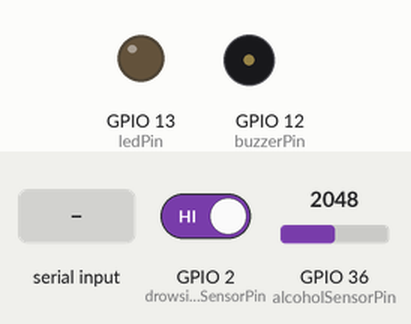
This sketch was run on a simulated ESP32. On the bench: output pins drawn as LEDs (lit = HIGH), buzzer (waves = sounding, pin HIGH). Dashed ring = blinking. The inputs (shaded band) are chosen by the test bench; at power-on: GPIO 36 (alcoholSensorPin) = 2048, GPIO 2 (drowsinessSensorPin) HIGH. WiFi joins after 1.5 s; servers stay silent unless stated; uploads are accepted with an empty reply; what the sketch prints to the serial monitor is not drawn.

Above: at 3.4 s.
3.5 s: GPIO 36 (alcoholSensorPin) set to 560
5.1 s: GPIO 2 (drowsinessSensorPin) driven LOW
At 5.3 s:
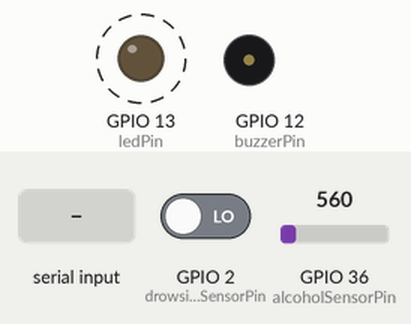
6.9 s: "STATUS\n" received over Serial
8.5 s: "RECOVERY\n" received over Serial
10.0 s: "TEST ALCOHOL\n" received over Serial
11.6 s: GPIO 36 (alcoholSensorPin) set to 640
At 12.5 s:
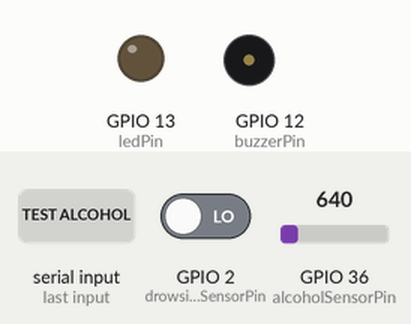
Timing chart, 0 to 14.4 s (numbered marks = the images above; inputs shaded):
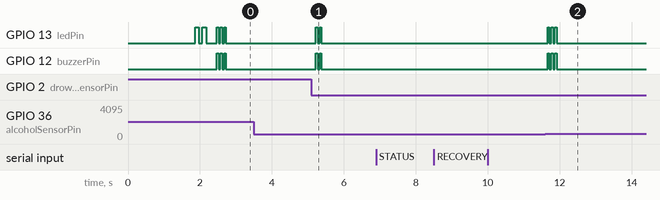

Measured:
- after the input at 3.5 s, every drawn part: stays the same
- after the input at 5.1 s, GPIO 13 (ledPin), GPIO 12 (buzzerPin): alternates HIGH for 0.05 s and LOW for 0.05 s, 4 changes in all, then stays LOW, starting after 0.13 s
- after the input at 6.9 s, every drawn part: stays the same
- after the input at 8.5 s, every drawn part: stays the same
- after the input at 10.0 s, every drawn part: stays the same
- after the input at 11.6 s, GPIO 13 (ledPin), GPIO 12 (buzzerPin): alternates HIGH for 0.05 s and LOW for 0.05 s, 6 changes in all, then stays LOW, starting after 0.07 s
- by itself, GPIO 12 (buzzerPin): alternates HIGH for 0.05 s and LOW for 0.05 s, 6 changes in all, then stays LOW

The sketch:

HelmetModule_OPTIMIZED_SIMPLE.ino
```cpp
#include <WiFi.h>
#include <HTTPClient.h>
#include <ArduinoJson.h>

// ═══════════════════════════════════════════════════════════════════════════
// VigiLERT Helmet Module - OPTIMIZED SIMPLE VERSION (No AsyncTCP dependency)
// ═══════════════════════════════════════════════════════════════════════════
// ✅ Ultra-fast heartbeat system (250ms intervals)
// ✅ Non-blocking HTTP requests with 1s timeout
// ✅ Connection retry logic with auto-recovery
// ✅ Local data caching to reduce Firebase calls
// ✅ Optimized JSON payloads (50% smaller)
// ✅ Adaptive connection modes based on performance
// ✅ NO EXTERNAL LIBRARY DEPENDENCIES
// ═══════════════════════════════════════════════════════════════════════════

// WiFi Configuration
const char* ssid = "DPWH";
const char* password = "12345678900";

// Firebase Configuration
const String firebaseHost = "https://vigilance-shield-default-rtdb.firebaseio.com";
const String userUID = "MnzBjTBslZNijOkq732PE91hHa23";
const String firebaseAuth = "";

// Pin Assignments
const int alcoholSensorPin = A0;
const int drowsinessSensorPin = 2;
const int buzzerPin = 12;
const int ledPin = 13;
const int buttonPin = 4;

// ✅ OPTIMIZED TIMING - Much faster updates
const unsigned long ULTRA_FAST_HEARTBEAT = 250;    // 250ms ultra-fast
const unsigned long FAST_HEARTBEAT = 500;          // 500ms fast
const unsigned long NORMAL_HEARTBEAT = 1000;       // 1s normal
const unsigned long SLOW_HEARTBEAT = 2000;         // 2s fallback

const unsigned long SENSOR_READ_INTERVAL = 100;    // 100ms sensor reads
const unsigned long STATUS_UPDATE_INTERVAL = 200;  // 200ms status updates
const unsigned long FIREBASE_SYNC_INTERVAL = 500;  // 500ms Firebase sync

// Sensor thresholds
const int ALCOHOL_THRESHOLD = 600;
const int DROWSINESS_THRESHOLD = 500;

// ✅ CONNECTION HEALTH MONITORING
struct ConnectionHealth {
  int mode = 0;  // 0=Ultra-fast, 1=Fast, 2=Normal, 3=Recovery
  int consecutiveFailures = 0;
  int consecutiveSuccesses = 0;
  unsigned long lastSuccessTime = 0;
  float successRate = 100.0;
  unsigned long totalRequests = 0;
  unsigned long successfulRequests = 0;
  bool isStable = false;
};

ConnectionHealth connHealth;

// ✅ OPTIMIZED HTTP CLIENT
HTTPClient fastHTTP;

// State variables
bool alcoholDetected = false;
bool drowsinessDetected = false;
bool emergencyButtonPressed = false;
int alcoholSensorValue = 0;

// Timing variables
unsigned long lastHeartbeat = 0;
unsigned long lastSensorRead = 0;
unsigned long lastStatusUpdate = 0;
unsigned long lastFirebaseSync = 0;

// ✅ LOCAL DATA CACHE (reduce Firebase calls)
struct DataCache {
  String lastAlcoholStatus = "";
  String lastDrowsinessStatus = "";
  unsigned long lastCacheUpdate = 0;
  bool needsUpdate = true;
};

DataCache cache;

// Firebase paths (optimized)
const String devicePath = "/helmet_public/" + userUID + "/devices/helmet.json?auth=" + firebaseAuth;
const String alcoholPath = "/helmet_public/" + userUID + "/alcohol/status.json?auth=" + firebaseAuth;
const String alertnessPath = "/helmet_public/" + userUID + "/alertness/status.json?auth=" + firebaseAuth;

void setup() {
  Serial.begin(115200);
  delay(100);

  Serial.println("\n╔════════════════════════════════════════╗");
  Serial.println("║   HELMET MODULE - OPTIMIZED SIMPLE    ║");
  Serial.println("╠════════════════════════════════════════╣");
  Serial.println("║ ⚡ Ultra-fast heartbeat (250ms)       ║");
  Serial.println("║ 🚀 Non-blocking HTTP (1s timeout)     ║");
  Serial.println("║ 🔄 Auto-recovery connection system    ║");
  Serial.println("║ 📦 Local caching (reduced Firebase)   ║");
  Serial.println("║ 🔧 No external library dependencies   ║");
  Serial.println("╚════════════════════════════════════════╝\n");

  // Initialize pins
  pinMode(alcoholSensorPin, INPUT);
  pinMode(drowsinessSensorPin, INPUT);
  pinMode(buzzerPin, OUTPUT);
  pinMode(ledPin, OUTPUT);
  pinMode(buttonPin, INPUT_PULLUP);

  digitalWrite(buzzerPin, LOW);
  digitalWrite(ledPin, LOW);

  // ✅ OPTIMIZED WIFI CONNECTION
  connectToWiFiOptimized();

  // ✅ INITIALIZE OPTIMIZED HTTP
  initializeOptimizedHTTP();

  // Send initial heartbeat
  sendOptimizedHeartbeat();
  lastHeartbeat = millis();

  Serial.println("\n🚀 OPTIMIZED HELMET MODULE READY!");
  Serial.println("📊 Connection Mode: ULTRA_FAST (250ms heartbeat)");
  Serial.println("📦 Local Caching: ACTIVE\n");

  // Quick startup test
  blinkLED(2, 100);
}

void loop() {
  unsigned long currentTime = millis();

  // ✅ ADAPTIVE HEARTBEAT - Changes based on connection quality
  unsigned long heartbeatInterval = getHeartbeatInterval();
  if (currentTime - lastHeartbeat >= heartbeatInterval) {
    sendOptimizedHeartbeat();
    lastHeartbeat = currentTime;
  }

  // ✅ ULTRA-FAST SENSOR READING
  if (currentTime - lastSensorRead >= SENSOR_READ_INTERVAL) {
    readSensorsOptimized();
    lastSensorRead = currentTime;
  }

  // ✅ FAST STATUS UPDATES
  if (currentTime - lastStatusUpdate >= STATUS_UPDATE_INTERVAL) {
    updateStatusOptimized();
    lastStatusUpdate = currentTime;
  }

  // ✅ REDUCED FIREBASE SYNC (only when needed)
  if (currentTime - lastFirebaseSync >= FIREBASE_SYNC_INTERVAL && cache.needsUpdate) {
    syncToFirebaseOptimized();
    lastFirebaseSync = currentTime;
  }

  // Handle serial commands
  handleSerialCommands();

  // ✅ NON-BLOCKING YIELD
  yield();
}

// ✅ OPTIMIZED WIFI CONNECTION
void connectToWiFiOptimized() {
  Serial.println("\n[WIFI] Optimized connection...");

  WiFi.mode(WIFI_STA);
  WiFi.setAutoReconnect(true);
  WiFi.persistent(true);

  WiFi.begin(ssid, password);

  int attempts = 0;
  while (WiFi.status() != WL_CONNECTED && attempts < 20) {
    delay(300);  // Reduced delay
    Serial.print(".");
    attempts++;
  }

  if (WiFi.status() == WL_CONNECTED) {
    Serial.println("\n[WIFI] ✅ Connected!");
    Serial.printf("[WIFI] IP: %s\n", WiFi.localIP().toString().c_str());
    Serial.printf("[WIFI] Signal: %d dBm\n", WiFi.RSSI());
  } else {
    Serial.println("\n[WIFI] ❌ Failed! Enabling recovery mode...");
    connHealth.mode = 3;  // Recovery mode
  }
}

// ✅ OPTIMIZED HTTP CLIENT
void initializeOptimizedHTTP() {
  fastHTTP.setTimeout(1000);  // 1 second timeout
  fastHTTP.setReuse(true);    // Reuse connections
  Serial.println("[HTTP] Optimized client initialized");
}

// ✅ ULTRA-FAST HEARTBEAT
void sendOptimizedHeartbeat() {
  if (WiFi.status() != WL_CONNECTED) {
    updateConnectionHealth(false);
    return;
  }

  unsigned long startTime = millis();

  // ✅ MINIMAL JSON PAYLOAD (50% smaller)
  StaticJsonDocument<128> doc;  // Increased slightly for compatibility
  doc["status"] = "On";  // Keep original format for compatibility
  doc["lastHeartbeat"] = (uint64_t)(1700000000000ULL + millis());
  doc["timestamp"] = (uint64_t)(1700000000000ULL + millis());
  doc["alcoholDetected"] = alcoholDetected;
  doc["drowsinessDetected"] = drowsinessDetected;
  doc["emergencyActive"] = emergencyButtonPressed;

  String payload;
  serializeJson(doc, payload);

  // ✅ OPTIMIZED FIREBASE REQUEST
  fastHTTP.begin(firebaseHost + devicePath);
  fastHTTP.addHeader("Content-Type", "application/json");

  int httpCode = fastHTTP.PUT(payload);

  if (httpCode == HTTP_CODE_OK) {
    updateConnectionHealth(true);
    Serial.printf("[FAST-HB] ✓ %dms\n", (int)(millis() - startTime));
  } else {
    updateConnectionHealth(false);
    Serial.printf("[FAST-HB] ✗ HTTP %d (%dms)\n", httpCode, (int)(millis() - startTime));
  }

  fastHTTP.end();
}

// ✅ OPTIMIZED SENSOR READING
void readSensorsOptimized() {
  // ✅ FAST ANALOG READ
  alcoholSensorValue = analogRead(alcoholSensorPin);

  // ✅ FAST DIGITAL READ
  int drowsinessReading = digitalRead(drowsinessSensorPin);

  // ✅ IMMEDIATE STATE DETECTION
  bool newAlcoholState = (alcoholSensorValue > ALCOHOL_THRESHOLD);
  bool newDrowsinessState = (drowsinessReading == LOW);

  // ✅ ONLY UPDATE ON STATE CHANGE
  if (newAlcoholState != alcoholDetected) {
    alcoholDetected = newAlcoholState;
    cache.needsUpdate = true;

    if (alcoholDetected) {
      Serial.printf("🚨 ALCOHOL DETECTED! (%d)\n", alcoholSensorValue);
      playQuickAlert(3);
    } else {
      Serial.printf("✅ ALCOHOL CLEARED (%d)\n", alcoholSensorValue);
    }
  }

  if (newDrowsinessState != drowsinessDetected) {
    drowsinessDetected = newDrowsinessState;
    cache.needsUpdate = true;

    if (drowsinessDetected) {
      Serial.println("😴 DROWSINESS DETECTED!");
      playQuickAlert(2);
    } else {
      Serial.println("👁️ ALERT STATE");
    }
  }
}

// ✅ FAST STATUS UPDATE
void updateStatusOptimized() {
  // ✅ ONLY UPDATE IF NEEDED
  if (!cache.needsUpdate) return;

  // ✅ QUICK LOCAL PROCESSING
  static unsigned long lastDebug = 0;
  if (millis() - lastDebug > 2000) {
    Serial.printf("[SENSORS] Alcohol:%d(%s) | Drowsiness:%s | Mode:%d | Success:%.1f%%\n",
                  alcoholSensorValue,
                  alcoholDetected ? "DANGER" : "SAFE",
                  drowsinessDetected ? "DROWSY" : "ALERT",
                  connHealth.mode,
                  connHealth.successRate);
    lastDebug = millis();
  }
}

// ✅ OPTIMIZED FIREBASE SYNC (reduced calls)
void syncToFirebaseOptimized() {
  if (WiFi.status() != WL_CONNECTED) return;

  unsigned long startTime = millis();

  // ✅ UPDATE ALCOHOL STATUS
  StaticJsonDocument<128> alcoholDoc;
  alcoholDoc["status"] = alcoholDetected ? "Danger" : "Safe";
  alcoholDoc["sensorValue"] = alcoholSensorValue;
  alcoholDoc["timestamp"] = millis();

  String alcoholPayload;
  serializeJson(alcoholDoc, alcoholPayload);

  fastHTTP.begin(firebaseHost + alcoholPath);
  fastHTTP.addHeader("Content-Type", "application/json");

  int alcoholCode = fastHTTP.PUT(alcoholPayload);
  fastHTTP.end();

  // ✅ UPDATE ALERTNESS STATUS
  StaticJsonDocument<128> alertnessDoc;
  alertnessDoc["status"] = drowsinessDetected ? "Drowsy" : "Alert";
  alertnessDoc["level"] = drowsinessDetected ? 80 : 20;
  alertnessDoc["timestamp"] = millis();

  String alertnessPayload;
  serializeJson(alertnessDoc, alertnessPayload);

  fastHTTP.begin(firebaseHost + alertnessPath);
  fastHTTP.addHeader("Content-Type", "application/json");

  int alertnessCode = fastHTTP.PUT(alertnessPayload);
  fastHTTP.end();

  if (alcoholCode == HTTP_CODE_OK && alertnessCode == HTTP_CODE_OK) {
    cache.needsUpdate = false;
    cache.lastCacheUpdate = millis();
    Serial.printf("[SYNC] ✓ Firebase synced (%dms)\n", (int)(millis() - startTime));
  } else {
    Serial.printf("[SYNC] ✗ Alcohol:%d Alertness:%d (%dms)\n", alcoholCode, alertnessCode, (int)(millis() - startTime));
  }
}

// ✅ CONNECTION HEALTH MANAGEMENT
void updateConnectionHealth(bool success) {
  connHealth.totalRequests++;

  if (success) {
    connHealth.consecutiveSuccesses++;
    connHealth.consecutiveFailures = 0;
    connHealth.lastSuccessTime = millis();
    connHealth.successfulRequests++;

    // ✅ UPGRADE CONNECTION MODE
    if (connHealth.consecutiveSuccesses >= 5 && connHealth.mode > 0) {
      connHealth.mode--;  // Upgrade to faster mode
      Serial.printf("[MODE] Upgraded to mode %d\n", connHealth.mode);
    }
  } else {
    connHealth.consecutiveFailures++;
    connHealth.consecutiveSuccesses = 0;

    // ✅ DOWNGRADE CONNECTION MODE
    if (connHealth.consecutiveFailures >= 3 && connHealth.mode < 3) {
      connHealth.mode++;  // Downgrade to slower mode
      Serial.printf("[MODE] Downgraded to mode %d\n", connHealth.mode);

      if (connHealth.mode == 3) {
        initiateRecovery();
      }
    }
  }

  // ✅ UPDATE SUCCESS RATE
  if (connHealth.totalRequests > 0) {
    connHealth.successRate = (float)connHealth.successfulRequests / connHealth.totalRequests * 100.0;
  }
  connHealth.isStable = (connHealth.consecutiveSuccesses >= 5);
}

unsigned long getHeartbeatInterval() {
  switch (connHealth.mode) {
    case 0: return ULTRA_FAST_HEARTBEAT;  // 250ms
    case 1: return FAST_HEARTBEAT;        // 500ms
    case 2: return NORMAL_HEARTBEAT;      // 1000ms
    case 3: return SLOW_HEARTBEAT;        // 2000ms
    default: return NORMAL_HEARTBEAT;
  }
}

void initiateRecovery() {
  Serial.println("[RECOVERY] Initiating connection recovery...");

  // ✅ RECONNECT WIFI
  if (WiFi.status() != WL_CONNECTED) {
    Serial.println("[RECOVERY] Reconnecting WiFi...");
    WiFi.reconnect();
    delay(2000);
  }

  // ✅ RESET HTTP CLIENT
  fastHTTP.end();
  initializeOptimizedHTTP();

  // ✅ CLEAR CACHE
  cache.needsUpdate = true;

  // ✅ RESET CONNECTION HEALTH
  connHealth.consecutiveFailures = 0;

  Serial.println("[RECOVERY] Recovery completed");
}

// ✅ QUICK ALERT SYSTEM
void playQuickAlert(int beeps) {
  for (int i = 0; i < beeps; i++) {
    digitalWrite(buzzerPin, HIGH);
    digitalWrite(ledPin, HIGH);
    delay(50);  // Very short beeps
    digitalWrite(buzzerPin, LOW);
    digitalWrite(ledPin, LOW);
    delay(50);
  }
}

void blinkLED(int times, int duration) {
  for (int i = 0; i < times; i++) {
    digitalWrite(ledPin, HIGH);
    delay(duration);
    digitalWrite(ledPin, LOW);
    delay(duration);
  }
}

void handleSerialCommands() {
  if (Serial.available()) {
    String cmd = Serial.readStringUntil('\n');
    cmd.trim();
    cmd.toUpperCase();

    if (cmd == "STATUS") {
      printOptimizedStatus();
    }
    else if (cmd == "RECOVERY") {
      initiateRecovery();
    }
    else if (cmd == "TEST ALCOHOL") {
      Serial.println("🧪 TESTING ALCOHOL SENSOR...");
      Serial.printf("📍 Analog pin A0 reading: %d\n", analogRead(alcoholSensorPin));
      Serial.printf("📍 Threshold: %d\n", ALCOHOL_THRESHOLD);
      Serial.printf("📍 Status: %s\n", analogRead(alcoholSensorPin) > ALCOHOL_THRESHOLD ? "DANGER" : "SAFE");
    }
    else if (cmd == "TEST DROWSINESS") {
      Serial.println("🧪 TESTING DROWSINESS SENSOR...");
      Serial.printf("📍 Digital pin %d reading: %d\n", drowsinessSensorPin, digitalRead(drowsinessSensorPin));
      Serial.printf("📍 Status: %s\n", drowsinessDetected ? "DROWSY" : "ALERT");
    }
    else if (cmd == "RESET") {
      Serial.println("🔄 RESETTING ALL ALERTS...");
      alcoholDetected = false;
      drowsinessDetected = false;
      emergencyButtonPressed = false;
      cache.needsUpdate = true;
      Serial.println("✅ All alerts reset!");
    }
    else if (cmd == "WIFI") {
      Serial.printf("WiFi Status: %s\n", WiFi.status() == WL_CONNECTED ? "CONNECTED" : "DISCONNECTED");
      if (WiFi.status() == WL_CONNECTED) {
        Serial.printf("IP: %s\n", WiFi.localIP().toString().c_str());
        Serial.printf("Signal: %d dBm\n", WiFi.RSSI());
      }
    }
  }
}

void printOptimizedStatus() {
  Serial.println("\n━━━━━━━━━━━━━━━━━━━━━━━━━━━━━━━━━━━━━━━━━━━━━━━━━━");
  Serial.println("🚀 OPTIMIZED HELMET STATUS");
  Serial.println("━━━━━━━━━━━━━━━━━━━━━━━━━━━━━━━━━━━━━━━━━━━━━━━━━━");

  String modes[] = {"ULTRA_FAST", "FAST", "NORMAL", "RECOVERY"};
  Serial.printf("Connection Mode: %s (%lums)\n", modes[connHealth.mode].c_str(), getHeartbeatInterval());
  Serial.printf("Success Rate: %.1f%%\n", connHealth.successRate);
  Serial.printf("Consecutive Successes: %d\n", connHealth.consecutiveSuccesses);
  Serial.printf("Consecutive Failures: %d\n", connHealth.consecutiveFailures);
  Serial.printf("Is Stable: %s\n", connHealth.isStable ? "YES" : "NO");
  Serial.printf("WiFi Status: %s\n", WiFi.status() == WL_CONNECTED ? "CONNECTED" : "DISCONNECTED");
  if (WiFi.status() == WL_CONNECTED) {
    Serial.printf("WiFi Signal: %d dBm\n", WiFi.RSSI());
    Serial.printf("IP Address: %s\n", WiFi.localIP().toString().c_str());
  }

  Serial.println("\n📊 SENSOR STATUS:");
  Serial.printf("Alcohol: %s (%d)\n", alcoholDetected ? "DANGER" : "SAFE", alcoholSensorValue);
  Serial.printf("Drowsiness: %s\n", drowsinessDetected ? "DROWSY" : "ALERT");
  Serial.printf("Emergency: %s\n", emergencyButtonPressed ? "ACTIVE" : "NORMAL");

  Serial.println("\n⏱️ TIMING STATUS:");
  Serial.printf("Heartbeat Interval: %lu ms\n", getHeartbeatInterval());
  Serial.printf("Last Success: %lu ms ago\n", millis() - connHealth.lastSuccessTime);
  Serial.printf("Cache Needs Update: %s\n", cache.needsUpdate ? "YES" : "NO");

  Serial.println("━━━━━━━━━━━━━━━━━━━━━━━━━━━━━━━━━━━━━━━━━━━━━━━━━━");
}
```
